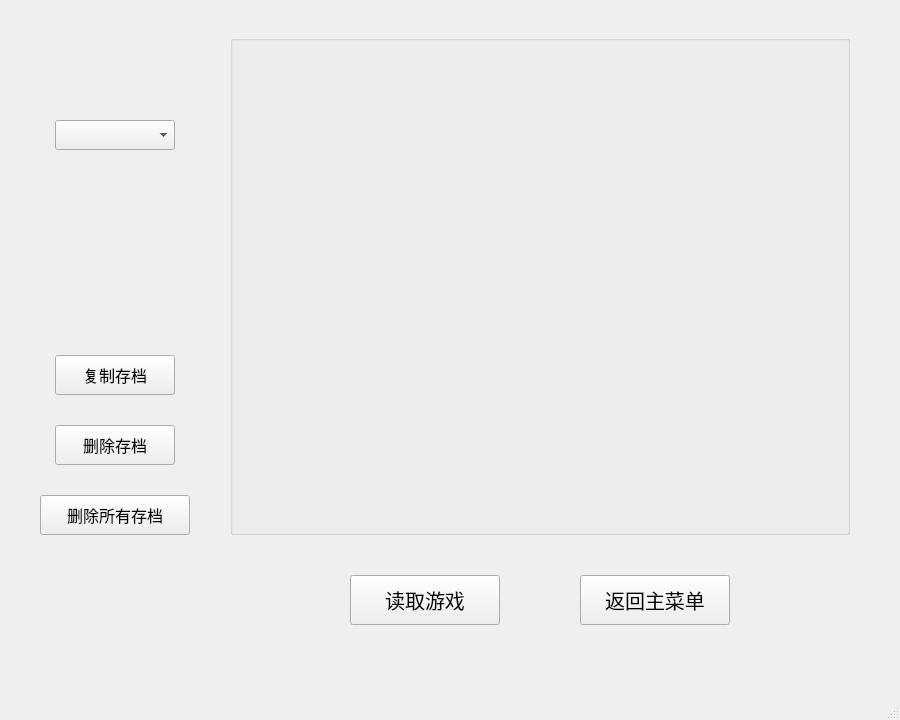
<?xml version="1.0" encoding="UTF-8"?>
<ui version="4.0">
 <class>ArchiveWindow</class>
 <widget class="QMainWindow" name="ArchiveWindow">
  <property name="geometry">
   <rect>
    <x>0</x>
    <y>0</y>
    <width>900</width>
    <height>720</height>
   </rect>
  </property>
  <property name="windowTitle">
   <string>MainWindow</string>
  </property>
  <widget class="QWidget" name="centralwidget">
   <widget class="QPushButton" name="readGameButton">
    <property name="geometry">
     <rect>
      <x>350</x>
      <y>575</y>
      <width>150</width>
      <height>50</height>
     </rect>
    </property>
    <property name="font">
     <font>
      <pointsize>15</pointsize>
     </font>
    </property>
    <property name="text">
     <string>读取游戏</string>
    </property>
   </widget>
   <widget class="QPushButton" name="returnToMenuButton">
    <property name="geometry">
     <rect>
      <x>580</x>
      <y>575</y>
      <width>150</width>
      <height>50</height>
     </rect>
    </property>
    <property name="font">
     <font>
      <pointsize>15</pointsize>
     </font>
    </property>
    <property name="text">
     <string>返回主菜单</string>
    </property>
   </widget>
   <widget class="QComboBox" name="selectArchiveComboBox">
    <property name="geometry">
     <rect>
      <x>55</x>
      <y>120</y>
      <width>120</width>
      <height>30</height>
     </rect>
    </property>
   </widget>
   <widget class="QPushButton" name="copyButton">
    <property name="geometry">
     <rect>
      <x>55</x>
      <y>355</y>
      <width>120</width>
      <height>40</height>
     </rect>
    </property>
    <property name="font">
     <font>
      <pointsize>12</pointsize>
     </font>
    </property>
    <property name="text">
     <string>复制存档</string>
    </property>
   </widget>
   <widget class="QPushButton" name="deleteButton">
    <property name="geometry">
     <rect>
      <x>55</x>
      <y>425</y>
      <width>120</width>
      <height>40</height>
     </rect>
    </property>
    <property name="font">
     <font>
      <pointsize>12</pointsize>
     </font>
    </property>
    <property name="text">
     <string>删除存档</string>
    </property>
   </widget>
   <widget class="QPushButton" name="deleteAllButton">
    <property name="geometry">
     <rect>
      <x>40</x>
      <y>495</y>
      <width>150</width>
      <height>40</height>
     </rect>
    </property>
    <property name="font">
     <font>
      <pointsize>12</pointsize>
     </font>
    </property>
    <property name="text">
     <string>删除所有存档</string>
    </property>
   </widget>
   <widget class="QGroupBox" name="groupBox">
    <property name="geometry">
     <rect>
      <x>230</x>
      <y>35</y>
      <width>620</width>
      <height>500</height>
     </rect>
    </property>
    <property name="title">
     <string/>
    </property>
    <widget class="QLabel" name="imageLabel">
     <property name="geometry">
      <rect>
       <x>10</x>
       <y>10</y>
       <width>600</width>
       <height>480</height>
      </rect>
     </property>
     <property name="sizePolicy">
      <sizepolicy hsizetype="Expanding" vsizetype="Expanding">
       <horstretch>0</horstretch>
       <verstretch>0</verstretch>
      </sizepolicy>
     </property>
     <property name="text">
      <string/>
     </property>
    </widget>
   </widget>
  </widget>
  <widget class="QMenuBar" name="menubar">
   <property name="geometry">
    <rect>
     <x>0</x>
     <y>0</y>
     <width>900</width>
     <height>25</height>
    </rect>
   </property>
  </widget>
  <widget class="QStatusBar" name="statusbar"/>
 </widget>
 <resources/>
 <connections/>
</ui>
